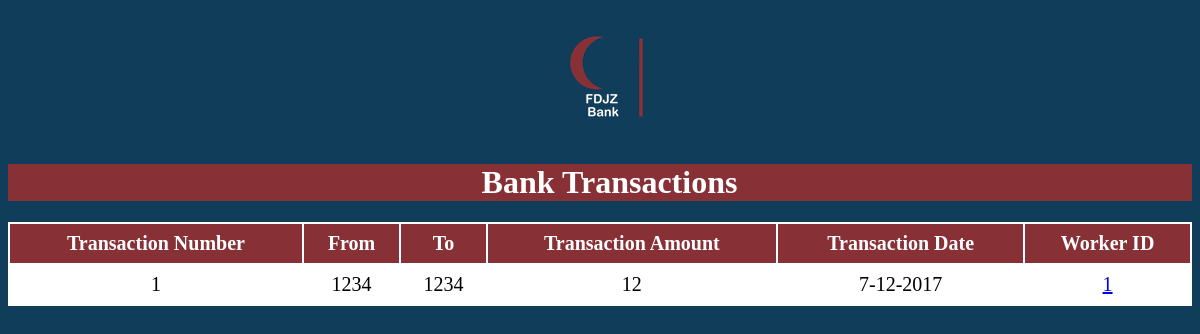
Before: /Worker/php/ViewSpecificTransaction.php?id=5 with the older database file.
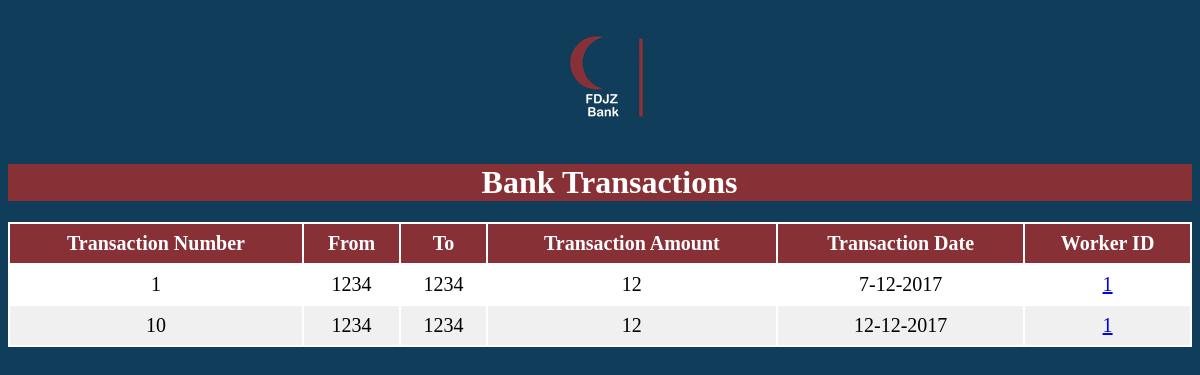
After: the same page with the newer database file.
### tables this page shows
CREATE TABLE `TRANSACTIONS` (
  `TransactionID` int(11) NOT NULL,
  `FromAccount` int(11) NOT NULL,
  `ToAccount` int(11) NOT NULL,
  `Amount` float DEFAULT NULL,
  `TransactionDate` varchar(50) DEFAULT NULL,
  `WorkerID` int(11) NOT NULL
);

### Worker/ClassesGedida/dbconnect.php (called while the page is built, shortened)
<?php
  class dbconnect
  {
      private $servername;
      private $username;
      private $password;
      private $db;
      private $con;
      function __construct()
      {
          $this->servername = "localhost";
          $this->username = "root";
          $this->password = "";
          $this->db = "FDJZ";
          $this->con = $this->Connect();
      }
      function connect()
      {
          $this->con = mysqli_connect($this->servername, $this->username, $this->password, $this->db);
          if ($this -> con ->connect_error)
          {
              die("Failed to connect: " .$this->con->connect_error);
          }
          else
          {
              return $this->con;
          }
      }
      function executesql($sql)
      {
        $result = mysqli_query($this->con, $sql);
        if($result == TRUE)
              {
          return $result;
        }
        else
              {
          echo "Error executing SQL statement: " .$this->con->error;
        }
      }
  }
?>

### Worker/ClassesGedida/Transactions.php (the view, shortened to what this page needs)
<?php
require_once "../ClassesGedida/dbconnect.php";
  class Transactions
  {
      function viewTransactionsBySpecificCustomer($id){
      			$db = new dbconnect;
      			$db->connect();
      			$sql = "SELECT * FROM `TRANSACTIONS`, bank_accounts
      							WHERE  bank_accounts.UserID = '$id'
      							AND FromAccount = bank_accounts.AccountNumber
      							";
      			$result = $db->executesql($sql);
      			foreach($result as $row){
      					echo'<tr>';
      					echo'<td>'.$row['TransactionID'].'</td>';
      					echo'<td>'.$row['FromAccount'].'</td>';
      					echo'<td>'.$row['ToAccount'].'</td>';
      					echo'<td>'.$row['Amount'].'</td>';
      					echo'<td>'.$row['TransactionDate'].'</td>';
      					echo'<td><a href="WorkerReportFromTransaction.php?id='.$row['WorkerID'].'">'.$row['WorkerID'].'</a></td>';
      					echo'</tr>';
      			}
	  }
    }
?>

### Worker/php/ViewSpecificTransaction.php (shortened to what this page needs)
<!DOCTYPE html>
<html>
    <head>
        <link rel="stylesheet" type="text/css" href="../css/ViewTransaction.css">
    </head>
<body>
    <div class="logo">
        <h1><a href="<?php echo $href; ?>" id="logoposition"><img  src="../img/WorkerLogo.png" alt="" /></a></h1>
    </div>
    <div id="title">
        <h1 id="x">Bank Transactions</h1>
    </div>
    <div class="tableback">
        <table class="transactiontable" style="overflow-x:auto;" width="100%">
            <thead>
                <tr>
				            <th>Transaction Number</th>
                    <th>From</th>
                    <th>To</th>
                    <th>Transaction Amount</th>
					          <th>Transaction Date</th>
					          <th>Worker ID </th>
                </tr>
            </thead>
            <tbody>
              <?php
              	require("../ClassesGedida/Transactions.php") ;
                $id = $_GET["id"];
              	$Transaction = new Transactions;
              	$num = $Transaction->viewTransactionsBySpecificCustomer($id);
          	   ?>
            </tbody>
        </table>
    </div>
</body>
</html>

### Worker/css/ViewTransaction.css (style rules this page uses)
body { background-color: #103D59; }
#title { color:white; background-color:#873036; }
#x { margin-left:40%; }
.tableback { background-color:#FFFFFF; color:black; font-size:20px; text-align:center; }
th, td { text-align: center; padding: 8px; }
tr:nth-child(even) { background-color: #F0F0F0; color:black; }
th { background-color: #873036; color: white; }
#logoposition { margin-left: 42%; }

Changed rows visible on the page:
added transactions: TransactionID "10", FromAccount "1234", ToAccount "1234", Amount "12", TransactionDate "12-12-2017", WorkerID "1"
